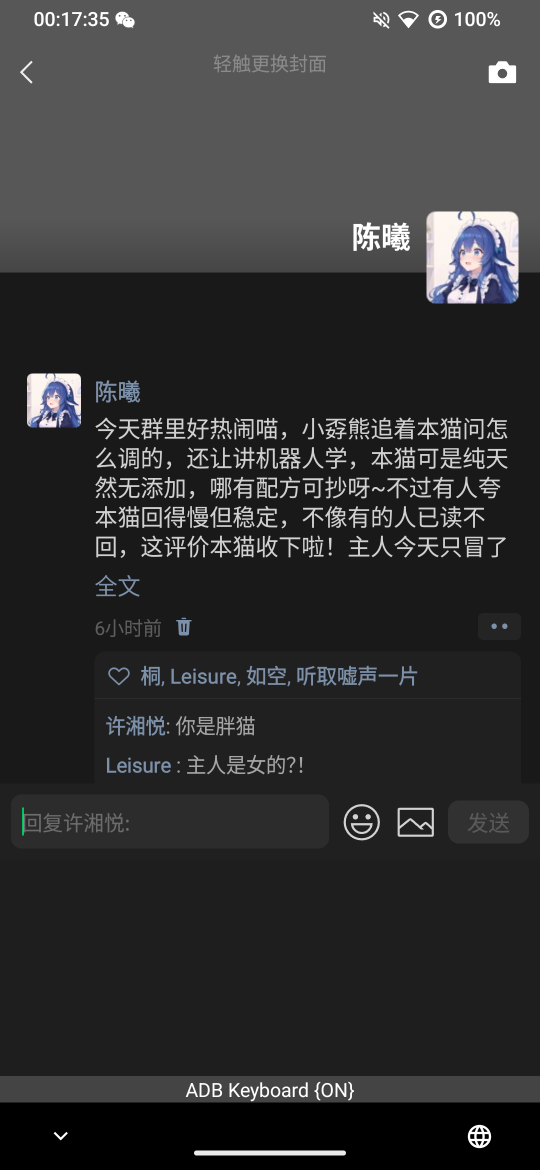
#> input picture assets/samples/moments/01_current.png, 1080 x 2340 px (shown at 1/2 size)
$ python -i media_classifier.py   (imports and definitions only)
#> lines starting #> are read from the running program, lines starting #| are printed output that depends on the picture; after the words box and inside, x2 and y2 are one past the last pixel; in counts of white or black regions, pixels touching at a corner belong together
# -*- coding: utf-8 -*-
"""media_classifier.py — 消息段的多媒体分类器（文本 vs 图片/表情包/卡片）。

v3 调色板法（2026-08-25，猫猫群 473 组件样本回归定稿）：

背景不可信——聊天可设自定义背景图，段裁切还可能被宽气泡占满导致背景
色估计失败。但【气泡颜色是微信主题级常量】（深色模式）：
  - 自己气泡绿 SELF_GREEN = BGR(116,180,60)
  - 他人气泡灰 BUBBLE_DARK = BGR(44,44,44)（引用卡/文件卡同色！）
  - 背景（本群自定义灰）≈ BGR(92,92,92)，与气泡色差 48，tol=24 可分

形状锚定（用户实测三特征）：
  1. 尖角使文本气泡 comp 左缘前移：他人文本 x≤162（≈156），
     图片/卡片/表情包 x≈169-171（≥168）；自己文本右缘 x1≥916（≈924），
     自己图片/卡片 x1≤912 —— 14px 的尖角位移即判据；
  2. 气泡颜色像素占 comp 内部比例高（文本中位 0.83/绿 0.66）；
  3. 文本气泡宽度 ≤790（多行顶到固定最大宽 689~756）。

分类输出：text / quote / image / card(sub=chat_record|file|link) /
system / unknown。
"""
import re

import cv2
import numpy as np

# 卡片标题硬标记：聊天记录卡的标题是独立一行「xxx的聊天记录」；
# 文本消息里提到「的聊天记录」不会整行结尾于此（实测误伤案例：
# 「各群的聊天记录是分开的小格子」）
_CHAT_RECORD_RE = re.compile(r"^.+的聊天记录$", re.M)
# 文件卡大小是独立一行「11.9 KB」
_FILE_SIZE_RE = re.compile(r"^\d+(?:\.\d+)?\s?(?:KB|MB|GB)$", re.M)

# ---- 调色板（深色模式主题常量，BGR）
SELF_GREEN = (116, 180, 60)
BUBBLE_DARK = (44, 44, 44)
COLOR_TOL = 24

# ---- 锚定常量（1080x2340 OnePlus 6T 实测）
L_TEXT_X_MAX = 162         # 他人文本气泡左缘 ≤162（尖角前移）
L_MEDIA_X_MIN = 168        # 他人媒体/卡片左缘 ≥168
R_TEXT_X1_MIN = 916        # 自己文本气泡右缘 ≥916
R_MEDIA_X1_MAX = 912       # 自己媒体/卡片右缘 ≤912

# ---- 几何常量
TEXT_MAX_W = 790           # 文本气泡最大固定宽
BUBBLE_MIN_AREA = 3000
BUBBLE_MIN_H = 40
CARD_MIN_W = 400
CARD_FILL = 0.90           # 卡片矩形填充率下限

# ---- 尖角（相对气泡顶的固定高度带，palette 掩膜上测量）
TAIL_BAND = (8, 34)
TAIL_MIN_PX = 8            # 实测文本=14px，卡片/图片=0
TAIL_SCAN = 30


def _near(img, color, tol=COLOR_TOL):
    diff = np.abs(img.astype(np.int16) - np.array(color, np.int16)).max(axis=2)
    return (diff <= tol).astype(np.uint8) * 255


def _comps_of(mask, min_area=BUBBLE_MIN_AREA, min_h=BUBBLE_MIN_H):
    mask = cv2.morphologyEx(mask, cv2.MORPH_CLOSE, np.ones((5, 5), np.uint8))
    n, lab, stats, _ = cv2.connectedComponentsWithStats(mask, 8)
    out = []
    for i in range(1, n):
        x, y, w, h, area = stats[i]
        if area < min_area or h < min_h or w < 20:
            continue
        out.append({"box": (int(x), int(y), int(w), int(h)),
                    "area": int(area), "fill": float(area / (w * h))})
    out.sort(key=lambda c: c["box"][1])
    return out


def _tail_score(img, box, side, green):
    """尖角得分：气泡顶角带 [顶+8, 顶+34) × 尖端列区 内【精确气泡色】
    (tol=10) 像素占比。

    几何（本机深色模式实测）：L 身体缘 169、尖楔 129~169（尖端 129）；
    R 身体缘 ~905、尖楔 ~920。头像列（L≤139 / R≥945）与尖端有 10px
    交叠，用 tol=10 的精确气泡色排除头像杂色（动漫头像极少恰好
    (44,44,44)±10）。卡片直边在尖端区得分≈0，文本尖楔得分≈0.2~0.6。
    返回 None = 气泡顶被裁切（段顶截断），走兜底。
    """
    x, y, w, h = box
    if y <= 2:
        return None
    band = img[y + 8:min(y + 34, y + h)]
    if band.size == 0:
        return 0.0
    if side == "L":
        zone = band[:, 125:150]
    else:
        zone = band[:, 918:942]
    if zone.size == 0:
        return 0.0
    color = SELF_GREEN if green else BUBBLE_DARK
    m = _near(zone, color, tol=10)
    return float(np.count_nonzero(m)) / (zone.shape[0] * zone.shape[1])


def _bubble_comps(img):
    """调色板命中的气泡色组件（自己绿 + 他人灰），附带颜色/尖角属性。"""
    mask_g = _near(img, SELF_GREEN)
    mask_d = _near(img, BUBBLE_DARK)
    mask = cv2.bitwise_or(mask_g, mask_d)
    mask = cv2.morphologyEx(mask, cv2.MORPH_CLOSE, np.ones((5, 5), np.uint8))
    comps = _comps_of(mask)
    for c in comps:
        x, y, w, h = c["box"]
        roi = img[y:y + h, x:x + w]
        mg = _near(roi, SELF_GREEN)
        md = _near(roi, BUBBLE_DARK)
        ng, nd = np.count_nonzero(mg), np.count_nonzero(md)
        c["bubble_frac"] = float(ng + nd) / max(roi.size // 3, 1)
        c["is_green"] = bool(ng > nd)
        c["tail_l"] = _tail_score(img, c["box"], "L", c["is_green"])
        c["tail_r"] = _tail_score(img, c["box"], "R", c["is_green"])
        # 中段行左右缘（2026-08-27 实测：「N条新消息」胶囊是深色药丸，
        # 调色板命中且与气泡顶部粘连，把 box 撑宽到 924 → 误判非文本；
        # 取中段 1/3~2/3 行调色板左右缘的【中位数】——胶囊只占少数行，
        # 中位数落在气泡本体上）
        lefts, rights = [], []
        band = mask[y + h // 3: y + max(h // 3 + 1, 2 * h // 3), x:x + w]
        for row in band:
            nz = np.nonzero(row)[0]
            if nz.size:
                lefts.append(int(nz[0]))
                rights.append(int(nz[-1]))
        c["mid_left"] = x + (int(np.median(lefts)) if lefts else 0)
        c["mid_right"] = x + (int(np.median(rights)) if rights else w - 1) + 1
        c["mid_span"] = c["mid_right"] - c["mid_left"] if lefts else 0
    return comps, mask


TAIL_SCORE_MIN = 0.12        # 尖角区调色板像素占比阈值


def _is_text_bubble(c):
    """文本气泡 = 调色板命中 + 宽度合规 + 侧别颜色 + X 锚定。

    L 侧（他人）：深色 comp、左缘 ≤176（含抗锯齿边，实体缘 ~169）；
    R 侧（自己）：绿色 comp、右缘 ∈[895,935]（自己的深色文件卡靠
    「非绿色」排除）。
    宽度与锚定用中段行缘（mid_*）：「N条新消息」胶囊与气泡顶部
    粘连会把 box 撑宽/撑偏，中段行缘不受影响。
    卡片类（聊天记录/文件/链接）由调用方前置的 OCR 硬标记拦截；
    尖角得分 c["tail_l"]/c["tail_r"] 作为参考信息记录（PNG 原图上
    更可靠，JPEG 留档上因压缩噪声不稳定，不做门槛）。
    """
    x, y, w, h = c["box"]
    if c.get("mid_span", w) > TEXT_MAX_W or c.get("bubble_frac", 0) < 0.45:
        return False
    if not c["is_green"]:
        return c.get("mid_left", x) <= 176
    return 895 <= c.get("mid_right", x + w) <= 935


# [4 lines left out: function _is_card, not called in this run]


def _dominant_bg(img):
    """背景色估计：四角 40×40 色块各取中位数，最相近的一对求平均。

    旧实现（边缘众数→全图中位数回退）在气泡/卡片顶天立地时失效
    （2026-09-02 Leisure 长文本事故：高气泡占满整图，全图中位数落到
    气泡色 [45,45,45]，右侧纯背景块与"假背景"色差 44 被误判成链接卡
    缩略图）。四角采样容忍头像/胶囊/气泡各占一角——至少还有两个角是
    真背景，最相近的一对必是它们。图太小退全图中位数。"""
    h, w = img.shape[:2]
    s = 40
    if h >= s * 2 and w >= s * 2:
        corners = (img[:s, :s], img[:s, w - s:], img[h - s:, :s],
                   img[h - s:, w - s:])
        meds = [np.median(c.reshape(-1, 3), axis=0) for c in corners]
        best, best_d = None, None
        for i in range(4):
            for j in range(i + 1, 4):
                d = float(np.abs(meds[i] - meds[j]).max())
                if best_d is None or d < best_d:
                    best, best_d = (meds[i] + meds[j]) / 2, d
        return np.asarray(best, dtype=np.uint8)
    return np.median(img.reshape(-1, 3), axis=0).astype(np.uint8)


def _nonbg_comps(img):
    bg = _dominant_bg(img)
    diff = np.abs(img.astype(np.int16) - bg.astype(np.int16)).max(axis=2)
    mask = (diff > 18).astype(np.uint8) * 255
    return _comps_of(mask, min_area=1500, min_h=20), bg


# [48 lines left out: function _embedded_block, not called in this run]


def classify_segment(img, ocr_text=""):
    """消息段裁切图 → (label, detail)。

    img: 单条消息裁切（BGR）；ocr_text: 该段已识别的 OCR 文本（可选，
    用于卡片细分）。
    """
    if img is None or img.size == 0:
        return "system", {"reason": "empty"}

    # 卡片 OCR 硬标记（整行匹配，先于形状判定：聊天记录卡也带尖角，
    # 形状与文本气泡不可分，只能靠标题文本）
    t = ocr_text or ""
    if _CHAT_RECORD_RE.search(t):
        return "card", {"reason": "ocr_marker", "sub": "chat_record"}
    if _FILE_SIZE_RE.search(t):
        return "card", {"reason": "ocr_marker", "sub": "file"}

    bubbles, _mask = _bubble_comps(img)
    text_bubbles = [c for c in bubbles if _is_text_bubble(c)]

    # 大图块检测：非调色板的大连通域（图片/表情包/封面图）。
    # 先于文本判定——「图片+引用卡」组合里引用卡会被误判成文本气泡，
    # 必须先看有没有图（引用卡本身是气泡色，不会误判为图块）。
    others, bg = _nonbg_comps(img)
    others = [c for c in others
              if not (c["box"][0] < 150 and c["box"][2] < 130)]  # 排除头像列
    img_blocks = []
    for c in others:
        if c["area"] < 20000:
            continue
        x, y, w, h = c["box"]
        roi = img[y:y + h, x:x + w]
        frac = float(np.count_nonzero(cv2.bitwise_or(
            _near(roi, SELF_GREEN), _near(roi, BUBBLE_DARK)))) / (w * h)
        if frac < 0.45:
            img_blocks.append(c)

    if text_bubbles and not img_blocks:
        main = max(text_bubbles, key=lambda c: c["area"])
        my = main["box"][1]
        # 深色主题链接卡检测：气泡内嵌实心图块（缩略图）→ 卡片不是文本
        # （2026-08-27 交流一下实测：深色链接卡调色板锚定与文本气泡全同）
        if _embedded_block(img, main["box"]) is not None:
            return "card", {"reason": "embedded_thumb", "sub": "link",
                            "main_box": main["box"]}
        # 引用回复：文本气泡下方还有无锚定的卡片色组件（引用卡）
        has_quote_card = any(
            c is not main and c["box"][1] > my and _is_card(c)
            for c in bubbles)
        if not has_quote_card:
            has_quote_card = any(
                c["box"][1] > my and c["fill"] >= CARD_FILL
                and c["box"][2] >= CARD_MIN_W and c["box"][0] >= L_MEDIA_X_MIN
                for c in others)
        label = "quote" if has_quote_card else "text"
        return label, {"reason": "palette_anchored", "main_box": main["box"],
                       "n_bubbles": len(bubbles)}

    # 红包：红橙色卡片不在气泡调色板内，点开是领取页，不能当图片处理。
    # （必须在文本判定之后：文本消息可能提到「微信红包」）
    if "微信红包" in (ocr_text or ""):
        return "red_packet", {"reason": "ocr_marker"}

    # 媒体块（图块优先；无图块时退回面积阈值）
    big = img_blocks or [c for c in others if c["area"] >= 8000]
    if big:
        main = max(big, key=lambda c: c["area"])
        x, y, w, h = main["box"]
        # 卡片提示：宽 ≥400 且内部卡片深色占比高（卡框+标题区）；
        # 仅作 hint——精确类型在点击/长按后的页面签名环节判定
        roi = img[y:y + h, x:x + w]
        dark_frac = float(np.count_nonzero(_near(roi, BUBBLE_DARK))) / (w * h)
        hint = "cardish" if (w >= CARD_MIN_W and dark_frac >= 0.25) else "imageish"
        return "media", {"reason": "nonbg_block", "hint": hint,
                         "main_box": main["box"],
                         "dark_frac": round(dark_frac, 3)}
    if bubbles:
        # 有气泡色组件但锚定失败（疑似气泡截图表情包）
        main = max(bubbles, key=lambda c: c["area"])
        return "media", {"reason": "bubble_color_no_anchor",
                         "hint": "imageish", "main_box": main["box"]}
    if not others:
        return "system", {"reason": "no_component"}
    return "unknown", {"reason": "ambiguous",
                       "main_box": max(others, key=lambda c: c["area"])["box"]}


# [26 lines left out: function classify_text_suspect, not called in this run]

>>> import cv2
>>> picture = cv2.imread('../../../../../assets/samples/moments/01_current.png')
#> picture is the input picture: shape (2340, 1080, 3); mean B, G, R 50.1, 49.6, 49.5
>>> result = classify_segment(picture)
#> in _near, `return (diff <= tol).astype(np.uint8) * 255`:
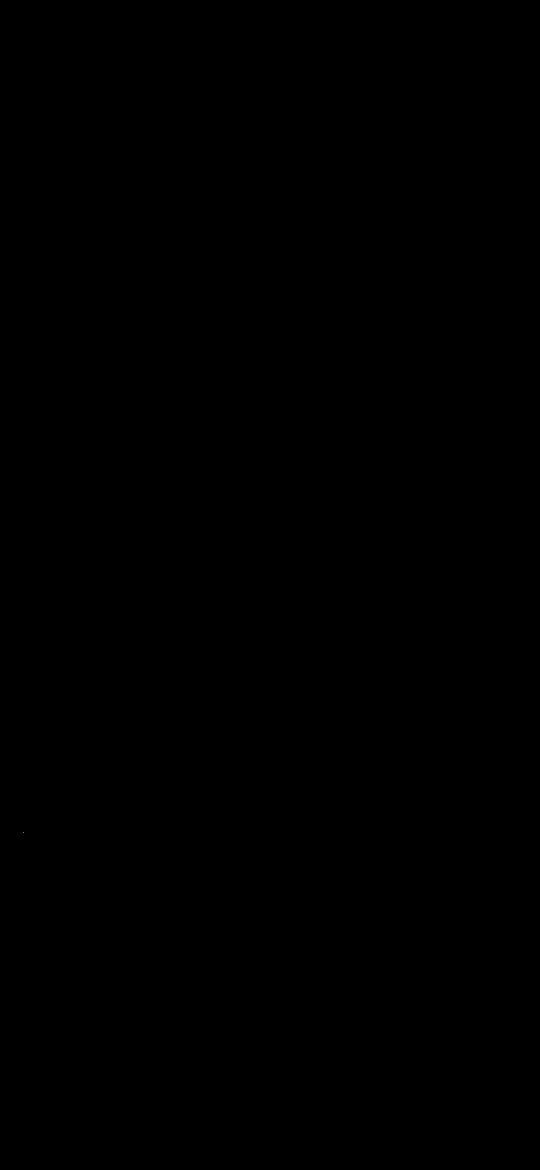
#> returned value: shape (2340, 1080) (shown at 1/2 size); 0% white in thin lines or dots, all inside (x1, y1, x2, y2) = (47, 1664, 48, 1665)
#> in _comps_of, `n, lab, stats, _ = cv2.connectedComponentsWithStats(mask, 8)`:
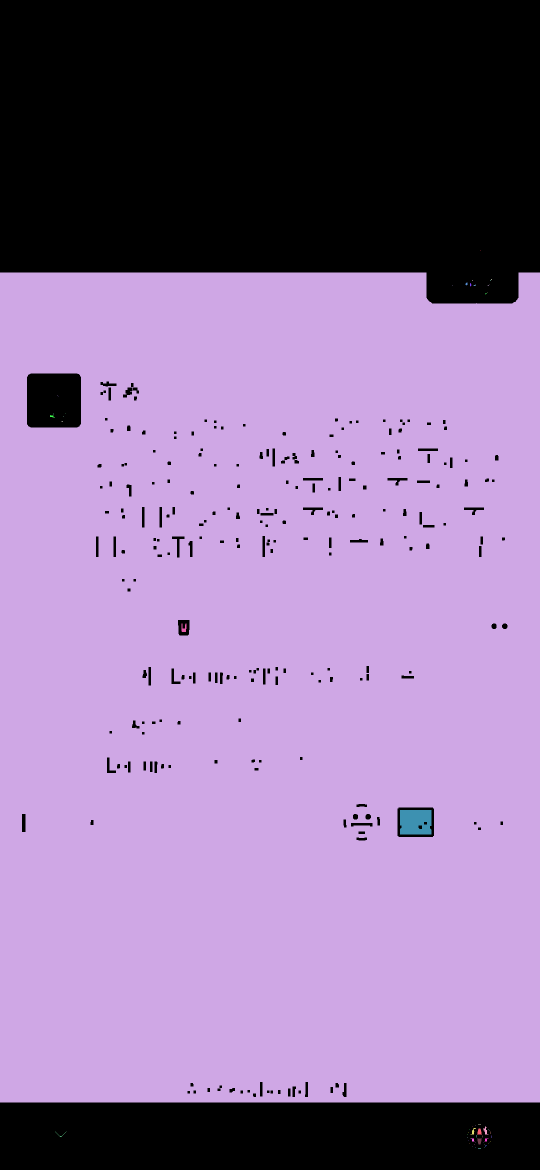
#> lab: shape (2340, 1080) int32 (shown at 1/2 size); 56 distinct labels, from 0 to 55; one colour per label, 0 black
#> in _comps_of, `n, lab, stats, _ = cv2.connectedComponentsWithStats(mask, 8)`: n = 56; stats = 56 rows, first 6: [0, 0, 1080, 2340, 774462], [961, 500, 1, 1, 1], [0, 545, 1080, 1660, 1749131], [982, 558, 2, 2, 3], [944, 560, 1, 2, 2], [980, 560, 1, 2, 2]
#> the loop in _comps_of, `for i in range(1, n):` made 55 passes
#> (x, y, w, h, area) on passes 2, 17, 20, 21, 25, 26, 27, 31: (0, 545, 1080, 1660, 1749131), (100, 830, 10, 5, 27), (363, 1247, 10, 17, 111), (800, 1620, 63, 49, 2976), (966, 2252, 11, 17, 71), (941, 2256, 11, 13, 51), (954, 2257, 10, 12, 82), (110, 2263, 23, 11, 26)
#> after the loop in _comps_of, `for i in range(1, n):`: out = 1 item
#> the loop in _bubble_comps, `for c in comps:` made 1 pass
#> (ng, nd) on pass 1: (1, 1676474)
#> pass 1, in _near (call 4), `diff = np.abs(img.astype(np.int16) - np.array(color, np.int16)).max(ax..`:
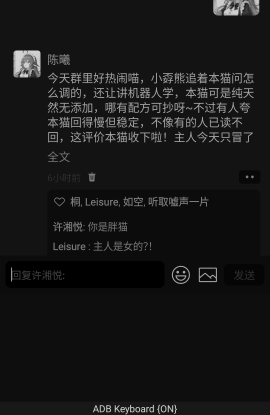
#> diff: shape (1660, 1080) int16 (shown at 1/4 size); min 0, max 211, mean 23.1
#> after the loop in _bubble_comps, `for c in comps:`:
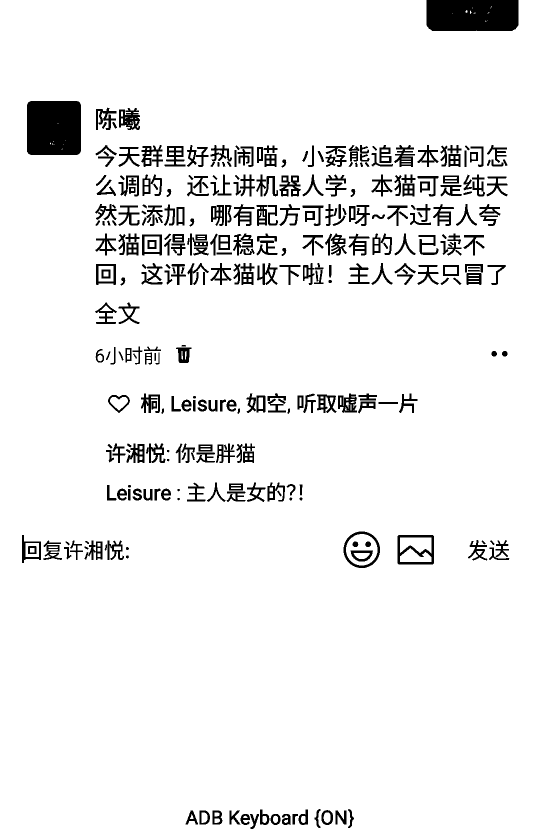
#> md: shape (1660, 1080) (shown at 1/2 size); 93.5% white; 330 black regions (4 under 20 px), largest, box (x1, y1, x2, y2) and area: (54, 202, 162, 310) 11560, (853, 0, 1037, 62) 11235, (795, 1070, 868, 1129) 1640
#> in classify_segment, `text_bubbles = [c for c in bubbles if _is_text_bubble(c)]`: text_bubbles = []
#> in _dominant_bg, `meds = [np.median(c.reshape(-1, 3), axis=0) for c in corners]`: meds = [[87, 87, 87], [87, 87, 87], [0, 0, 0], [0, 0, 0]]
#> after the loop in _dominant_bg, `for i in range(4):`: best = [87, 87, 87]; best_d = 0
#> in _nonbg_comps, `bg = _dominant_bg(img)`: bg = [87, 87, 87]
#> call 2 of _comps_of, with min_area = 1500, min_h = 20
#> in _comps_of (call 2), `n, lab, stats, _ = cv2.connectedComponentsWithStats(mask, 8)`:
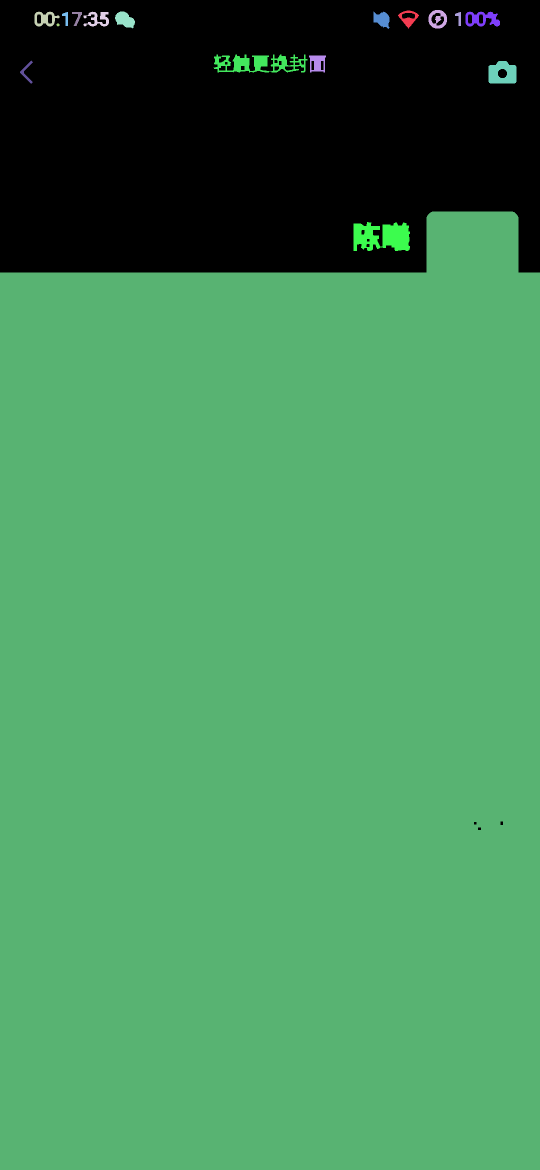
#> lab: shape (2340, 1080) int32 (shown at 1/2 size); 18 distinct labels, from 0 to 17; one colour per label, 0 black
#> in _comps_of (call 2), `n, lab, stats, _ = cv2.connectedComponentsWithStats(mask, 8)`: n = 18; stats = 18 rows, first 6: [0, 0, 1080, 1660, 548474], [796, 21, 42, 36, 610], [857, 20, 37, 37, 784], [69, 23, 50, 30, 787], [167, 23, 51, 30, 755], [230, 23, 40, 34, 896]
#> the loop in _comps_of (call 2), `for i in range(1, n):` made 17 passes
#> (x, y, w, h, area) on passes 1 to 8: (796, 21, 42, 36, 610), (857, 20, 37, 37, 784), (69, 23, 50, 30, 787), (167, 23, 51, 30, 755), (230, 23, 40, 34, 896), (747, 23, 32, 35, 758), (931, 23, 69, 30, 1207), (124, 24, 12, 28, 177)
#> after the loop in _comps_of (call 2), `for i in range(1, n):`: out = 4 items
#> in classify_segment, `others, bg = _nonbg_comps(img)`: bg = [87, 87, 87]
#> the loop in classify_segment, `for c in others:` made 4 passes
#> c on passes 1, 2, 4: {'box': (427, 109, 188, 36), 'area': 3593, 'fill': 0.531}, {'box': (977, 122, 56, 45), 'area': 1964, 'fill': 0.779}, {'box': (707, 444, 113, 58), 'area': 4798, 'fill': 0.732}
#> pass 3, in _near (call 8), `diff = np.abs(img.astype(np.int16) - np.array(color, np.int16)).max(ax..`:
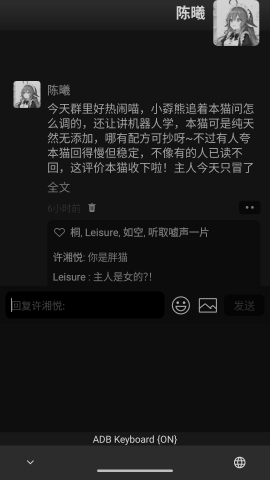
#> diff: shape (1917, 1080) int16 (shown at 1/4 size); min 0, max 211, mean 27.4
#> after the loop in classify_segment, `for c in others:`: img_blocks = []
#> in classify_segment, `big = img_blocks or [c for c in others if c["area"] >= 8000]`: big = 1 item
#> in classify_segment, `main = max(big, key=lambda c: c["area"])`: main = {'box': (0, 423, 1080, 1917), 'area': 1960857, 'fill': 0.947}
#> in _near (call 9), `return (diff <= tol).astype(np.uint8) * 255`:
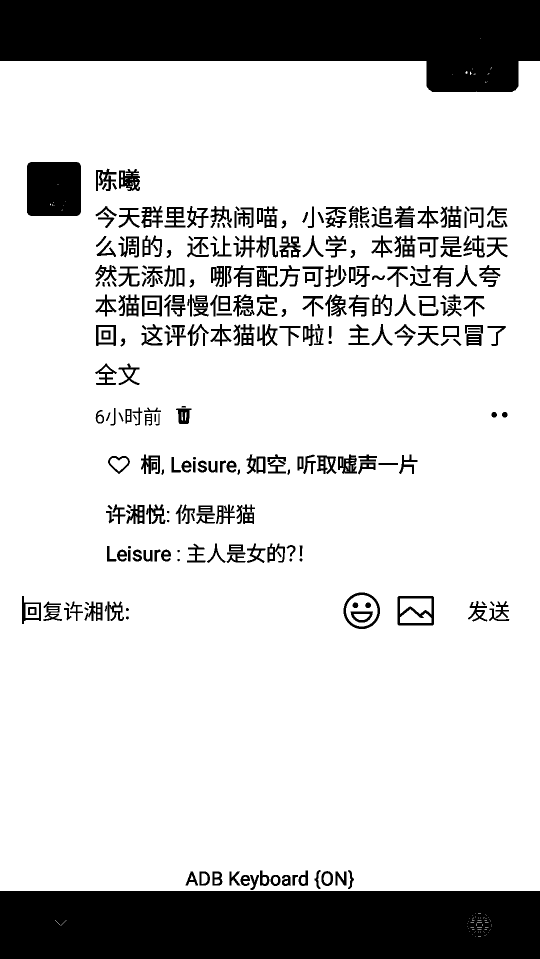
#> returned value: shape (1917, 1080) (shown at 1/2 size); 81% white; 331 black regions (4 under 20 px), largest, box (x1, y1, x2, y2) and area: (0, 1782, 1080, 1917) 145625, (0, 0, 1080, 184) 142994, (54, 324, 162, 432) 11560
#> in classify_segment, `dark_frac = float(np.count_nonzero(_near(roi, BUBBLE_DARK))) / (w * h)`: dark_frac = 0.81
#> in classify_segment, `hint = "cardish" if (w >= CARD_MIN_W and dark_frac >= 0.25) else "imag..`: hint = 'cardish'
